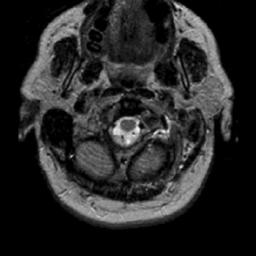
#> input picture ASS2/Code/Ass2/T22.jpg, 256 x 256 px, found by its file name; its folder holds only this picture in this run
$ python main.py
#> lines starting #> are read from the running program, lines starting #| are printed output that depends on the picture; after the words box and inside, x2 and y2 are one past the last pixel; in counts of white or black regions, pixels touching at a corner belong together
import numpy as np
import os
import cv2
import random
import matplotlib.pyplot as plt
from skimage.metrics import structural_similarity as ssim
from skimage.metrics import peak_signal_noise_ratio as psnr

def seed_setup(ran_seed=42):
    random.seed(ran_seed)
    np.random.seed(ran_seed)

def function_otsu(picture, thresholds):
    pixel_sum = picture.size
    histogram, bins = np.histogram(picture.flatten(), bins=256, range=[0, 256])

    thresholds = [0] + thresholds + [255]
    class_variance_between = 0

    for x in range(1, len(thresholds)):
        up = thresholds[x]
        low = thresholds[x-1]

        hist_area = histogram[low:up]  #slicing histogram
        pixel_area = np.sum(hist_area)
        area_weight = pixel_area / pixel_sum

        if pixel_area == 0:
            continue  #move on if there is pixels in that area
        #calculating the mean intensity for the region
        area_mean = np.sum(hist_area * np.arange(low, up)) / pixel_area
        #calculating the total mean for the image
        total_mean = np.sum(histogram * np.arange(256)) / pixel_sum

        class_variance_between += area_weight * (area_mean - total_mean) ** 2

    return class_variance_between


def function_kapur(picture, thresholds):
    pixel_sum = picture.size
    histogram, bins = np.histogram(picture.flatten(), bins=256, range=[0, 256])

    thresholds = [0] + thresholds + [255]
    final_entropy = 0

    for x in range(1, len(thresholds)):
        up = thresholds[x]
        low = thresholds[x-1]

        hist_area = histogram[low:up]
        pixel_area = np.sum(hist_area)

        if pixel_area == 0:
            continue  #skipping if no pixels in the region

        #the probalibilty distribution is calculated
        probability_distribution = hist_area / pixel_area
        probability_distribution = probability_distribution[probability_distribution > 0]  #we do this to avoid log(0)

        #the entropy is calculated
        entropy_area = -np.sum(probability_distribution * np.log(probability_distribution))
        final_entropy += entropy_area * (pixel_area / pixel_sum)

    return final_entropy

def simulated_annealing(picture, objective_function, initial_thresholds, max_iteration=1000,ran_seed=42):
    seed_setup(ran_seed)
    threshold_now = initial_thresholds.copy()
    threshold_best = threshold_now.copy()
    score_best = objective_function(picture, threshold_best)

    cool_rate = 0.99
    temp = 100.0

    for x in range(max_iteration):
        #small random tweak to the thresholds
        threshold_new = [y + random.choice([-1, 1]) for y in threshold_now]
        threshold_new = sorted([max(0, min(255, z)) for z in threshold_new])  #ensure valid thresholds

        score_new = objective_function(picture, threshold_new)

        # accept if better, or with some probability if worse
        if score_new > score_best or random.random() < np.exp((score_new - score_best) / temp):
            threshold_now = threshold_new
            score_best = score_new
            threshold_best = threshold_now.copy()


        temp *= cool_rate # decreasing the temperature

    return score_best, threshold_best


def variable_neighbourhood_search(picture, objective_function, initial_thresholds, max_iteration=1000,ran_seed=42):
    seed_setup(ran_seed)
    threshold_now = initial_thresholds.copy()
    threshold_best = threshold_now.copy()
    score_best = objective_function(picture, threshold_best)

    for x in range(max_iteration):
        if x % 2 == 0:
            threshold_new = [y + random.choice([-1, 1]) for y in threshold_now] #changing a bit locally
        else:
            threshold_new = [y + random.choice([-10, 10]) for y in threshold_now] #large change globally

        threshold_new = sorted([max(0, min(255, t)) for t in threshold_new])
        score_new = objective_function(picture, threshold_new)


        if score_new > score_best: #set new bes if the new solution we got is way better
            threshold_now = threshold_new
            score_best = score_new
            threshold_best = threshold_now.copy()

    return score_best, threshold_best


def apply_thresholds(picture, thresholds):  #this is a function that applies our thresholds to an image and segment it
    thresholds = [0] + thresholds + [255]  #add 0 and 255 as boundaries
    segmented_picture = np.zeros_like(picture)

    colors = [
        [255, 0, 0],   #R
        [0, 255, 0],   #G
        [0, 0, 255],   #B
        [255, 255, 0], #Y
        [255, 0, 255], #M
        [0, 255, 255]  #C
    ]

    for i in range(1, len(thresholds)):
        lower = thresholds[i-1]
        upper = thresholds[i]
        mask = (picture >= lower) & (picture < upper)
        segmented_picture[mask] = (lower + upper) // 2  #give a mean of threshold as segment label

    return segmented_picture

def create_histogram(picture, ax):
    standard_dev_pixel = np.std(picture)
    range_pixel = picture.max() - picture.min()

    bins = int(min(64, max(16, standard_dev_pixel)))

    ax.hist(picture.ravel(), bins=bins, range=[0, 256], color='black', density=True)
    ax.set_title('Histogram')
    ax.set_xlim([0, 256])
    ax.set_xlabel('Pixel Intensity')
    ax.set_ylabel('Frequency')


def show_segmented_images(original_picture, sa_otsu, vns_otsu, sa_kapur, vns_kapur):
    fig, axs = plt.subplots(2, 4, figsize=(16, 8))

    axs[0, 0].imshow(original_picture, cmap='gray')
    axs[0, 0].set_title("Original Image")
    axs[0, 0].axis('off')

    axs[0, 1].imshow(sa_otsu)
    axs[0, 1].set_title("SA Otsu Segmentation")
    axs[0, 1].axis('off')

    axs[0, 2].imshow(vns_otsu)
    axs[0, 2].set_title("VNS Otsu Segmentation")
    axs[0, 2].axis('off')

    axs[0, 3].imshow(sa_kapur)
    axs[0, 3].set_title("SA Kapur Segmentation")
    axs[0, 3].axis('off')

    axs[1, 1].imshow(vns_kapur)
    axs[1, 1].set_title("VNS Kapur Segmentation")
    axs[1, 1].axis('off')

    create_histogram(original_picture, axs[1, 0])

    axs[1, 2].axis('off')
    axs[1, 3].axis('off')

    plt.tight_layout()
    plt.show()

def individual_image(pic_path, final_folder='Code/output_images',ran_seed=42):
    seed_setup(ran_seed)
    picture = cv2.imread(pic_path, cv2.IMREAD_GRAYSCALE)
    initial_thresholds = [2, 3, 4, 5]

    sa_otsu_score, sa_otsu_thresholds = simulated_annealing(picture, function_otsu, initial_thresholds)
    vns_otsu_score, vns_otsu_thresholds = variable_neighbourhood_search(picture, function_otsu, initial_thresholds)

    sa_kapur_score, sa_kapur_thresholds = simulated_annealing(picture, function_kapur, initial_thresholds)
    vns_kapur_score, vns_kapur_thresholds = variable_neighbourhood_search(picture, function_kapur, initial_thresholds)

    sa_otsu_segmented = apply_thresholds(picture, sa_otsu_thresholds)
    vns_otsu_segmented = apply_thresholds(picture, vns_otsu_thresholds)
    sa_kapur_segmented = apply_thresholds(picture, sa_kapur_thresholds)
    vns_kapur_segmented = apply_thresholds(picture, vns_kapur_thresholds)

    base_name = os.path.basename(pic_path).split('.')[0]
    cv2.imwrite(os.path.join(final_folder, f"{base_name}_sa_otsu.png"), sa_otsu_segmented)
    cv2.imwrite(os.path.join(final_folder, f"{base_name}_vns_otsu.png"), vns_otsu_segmented)
    cv2.imwrite(os.path.join(final_folder, f"{base_name}_sa_kapur.png"), sa_kapur_segmented)
    cv2.imwrite(os.path.join(final_folder, f"{base_name}_vns_kapur.png"), vns_kapur_segmented)

    ssim_sa_otsu = ssim(picture, sa_otsu_segmented, data_range=picture.max() - picture.min())
    psnr_sa_otsu = psnr(picture, sa_otsu_segmented, data_range=picture.max() - picture.min())

    ssim_vns_otsu = ssim(picture, vns_otsu_segmented, data_range=picture.max() - picture.min())
    psnr_vns_otsu = psnr(picture, vns_otsu_segmented, data_range=picture.max() - picture.min())


    show_segmented_images(picture, sa_otsu_segmented, vns_otsu_segmented, sa_kapur_segmented, vns_kapur_segmented)

    return {
        'sa_otsu': (sa_otsu_thresholds, ssim_sa_otsu, psnr_sa_otsu),
        'vns_otsu': (vns_otsu_thresholds, ssim_vns_otsu, psnr_vns_otsu),
        'sa_kapur': (sa_kapur_thresholds,),
        'vns_kapur': (vns_kapur_thresholds,),
    }


def go_all_folder(pics_folder, final_folder='Code/output_images',ran_seed=42):
    os.makedirs(final_folder, exist_ok=True)
    seed_setup(ran_seed)
    results = {}

    for picture_name in os.listdir(pics_folder):
        if picture_name.endswith((".png", ".jpg", ".jpeg")):
            pic_path = os.path.join(pics_folder, picture_name)
            results[picture_name] = individual_image(pic_path)
#> in individual_image, picture is the input picture: shape (256, 256); min 0, max 249, mean 39.3
#> in function_otsu, `histogram, bins = np.histogram(picture.flatten(), bins=256, range=[0, ..`: histogram = 256 values, max 25600 at index 0, min 0 at index 217, mean 256; bins = 257 values from 0 to 256
#> the loop in function_otsu, `for x in range(1, len(thresholds)):` made 5 passes
#> (hist_area, pixel_area, area_weight, area_mean, class_variance_between) on passes 1 to 4: ([25600, 1070], 26670, 0.407, 0.0401, 626.1), ([910], 910, 0.0139, 2, 645.4), ([618], 618, 0.00943, 3, 657.8), ([458], 458, 0.00699, 4, 666.5)
#> (pixel_area, area_weight, area_mean, class_variance_between) on pass 5: (36880, 0.563, 69.59, 1184.1)
#> after the loop in function_otsu, `for x in range(1, len(thresholds)):`: class_variance_between = 1184.1
#> the loop in simulated_annealing, `for x in range(max_iteration):` made 1000 passes
#> (score_new, score_best) on passes 1, 2, 3, 4, 5, 7, 8, 9, 10, 12, 13, 14: (1184.1, 1184.1), (1154.4, 1154.4), (1114.3, 1114.3), (1114.3, 1114.3), (1154.4, 1154.4), (1184.1, 1184.1), (1211.9, 1211.9), (1234.9, 1234.9), (1211.9, 1211.9), (1234.9, 1234.9), (1256.2, 1256.2), (1234.9, 1234.9)
#> score_new on passes 6, 11, 26, 31, 37, 39: 1114.3, 1184.1, 1256.2, 1211.9, 1184.1, 1211.7
#> after the loop in simulated_annealing, `for x in range(max_iteration):`: score_best = 2290.9; temp = 0.00432; threshold_best = [18, 50, 85, 125]
#> in individual_image, `sa_otsu_score, sa_otsu_thresholds = simulated_annealing(picture, funct..`: sa_otsu_score = 2290.9; sa_otsu_thresholds = [18, 50, 85, 125]
#> in variable_neighbourhood_search, `score_best = objective_function(picture, threshold_best)`: score_best = 1184.1
#> the loop in variable_neighbourhood_search, `for x in range(max_iteration):` made 1000 passes
#> (score_new, score_best) on passes 1, 5, 6, 7, 8, 13, 14, 16, 17, 20, 22, 23: (1184.1, 1184.1), (1211.9, 1211.9), (1409.5, 1409.5), (1432.5, 1432.5), (1567.2, 1567.2), (1587.3, 1587.3), (1769.2, 1769.2), (1816.9, 1816.9), (1892.4, 1892.4), (2014.1, 2014.1), (2084.9, 2084.9), (2094.2, 2094.2)
#> score_best on passes 61, 63, 67, 71, 90, 91: 2240.8, 2241.3, 2244.1, 2245.3, 2247.3, 2262.7
#> after the loop in variable_neighbourhood_search, `for x in range(max_iteration):`: score_best = 2290.9; threshold_best = [17, 49, 85, 125]
#> in individual_image, `vns_otsu_score, vns_otsu_thresholds = variable_neighbourhood_search(pi..`: vns_otsu_score = 2290.9; vns_otsu_thresholds = [17, 49, 85, 125]
#> in function_kapur, `histogram, bins = np.histogram(picture.flatten(), bins=256, range=[0, ..`: bins = 257 values from 0 to 256
#> the loop in function_kapur, `for x in range(1, len(thresholds)):` made 5 passes
#> (hist_area, pixel_area, probability_distribution, entropy_area, final_entropy) on passes 1 to 4: ([25600, 1070], 26670, [0.96, 0.0401], 0.168, 0.0685), ([910], 910, [1], 0, 0.0685), ([618], 618, [1], 0, 0.0685), ([458], 458, [1], 0, 0.0685)
#> (pixel_area, entropy_area, final_entropy) on pass 5: (36880, 5.06, 2.91)
#> after the loop in function_kapur, `for x in range(1, len(thresholds)):`: final_entropy = 2.91
#> the loop in simulated_annealing (call 2), `for x in range(max_iteration):` made 1000 passes
#> (score_new, score_best) on passes 1 to 12: (2.86, 2.86), (2.89, 2.89), (3.01, 3.01), (3.01, 3.01), (2.88, 2.88), (3.01, 3.01), (2.88, 2.88), (2.9, 2.9), (2.89, 2.89), (2.96, 2.96), (2.91, 2.91), (2.82, 2.82)
#> score_new on pass 80: 2.79
#> the loop in apply_thresholds, `for i in range(1, len(thresholds)):` made 5 passes
#> pass 1, in apply_thresholds, `mask = (picture >= lower) & (picture < upper)`:
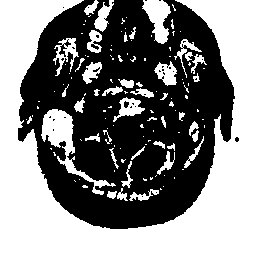
#> mask: shape (256, 256) bool; 50.6% white; 30 black regions (28 under 20 px), largest, box (x1, y1, x2, y2) and area: (18, 0, 235, 229) 32237, (124, 101, 129, 108) 26
#> after the loop in apply_thresholds, `for i in range(1, len(thresholds)):`:
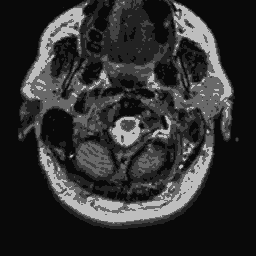
#> segmented_picture: shape (256, 256); min 9, max 190, mean 47.5
#> the loop in apply_thresholds (call 2), `for i in range(1, len(thresholds)):` made 5 passes
#> pass 1, in apply_thresholds (call 2), `mask = (picture >= lower) & (picture < upper)`:
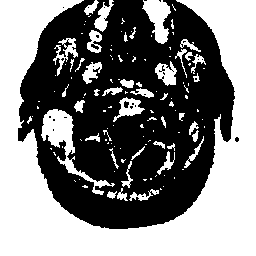
#> mask: shape (256, 256) bool; 50% white; 28 black regions (26 under 20 px), largest, box (x1, y1, x2, y2) and area: (18, 0, 235, 229) 32614, (124, 101, 129, 108) 27
#> the loop in apply_thresholds (call 3), `for i in range(1, len(thresholds)):` made 5 passes
#> pass 1, in apply_thresholds (call 3), `mask = (picture >= lower) & (picture < upper)`:
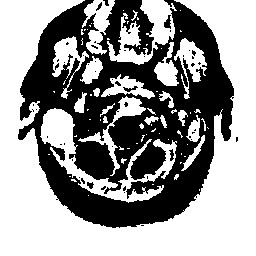
#> mask: shape (256, 256) bool; 59.1% white; 50 black regions (43 under 20 px), largest, box (x1, y1, x2, y2) and area: (18, 0, 234, 228) 26357, (164, 15, 171, 29) 60, (123, 86, 138, 92) 40
#> pass 3, in apply_thresholds (call 3), `mask = (picture >= lower) & (picture < upper)`:
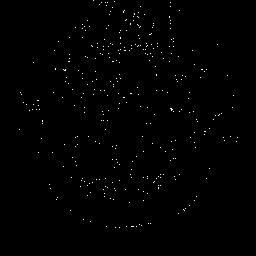
#> mask: shape (256, 256) bool; 0.57% white in thin lines or dots, all inside (x1, y1, x2, y2) = (19, 0, 238, 228)
#> after the loop in apply_thresholds (call 3), `for i in range(1, len(thresholds)):`:
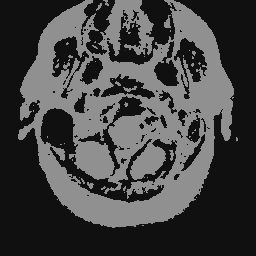
#> segmented_picture: shape (256, 256); min 16, max 144, mean 67.7
#> after the loop in apply_thresholds (call 4), `for i in range(1, len(thresholds)):`: segmented_picture: shape (256, 256); every value is 127
#> in show_segmented_images, `plt.show()`:
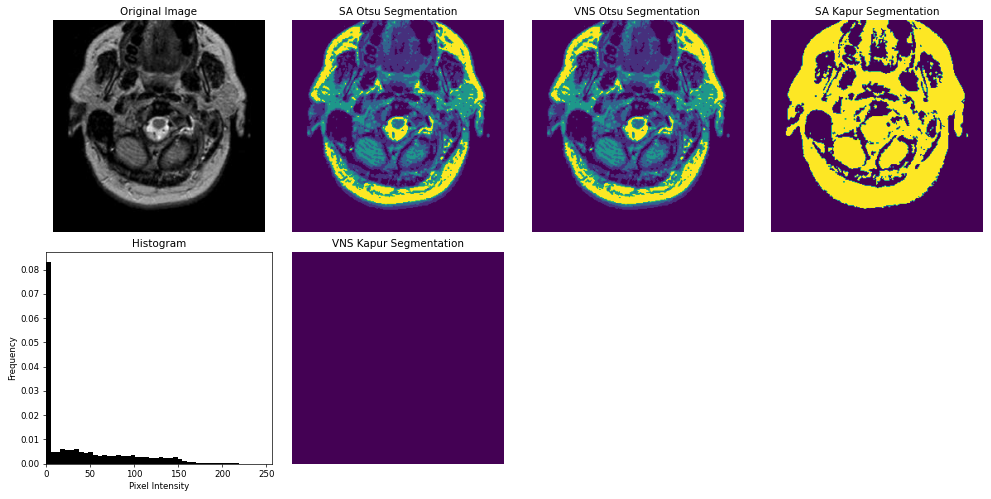
#> figure drawn by matplotlib, 6 panels; panel 5: tallest bar 0.0832 high, from x = -4.44e-16 to 5.33


    print("Image\tLevel\tOtsu (SA/VNS)\t\tKapur (SA/VNS)\t\tSSIM (SA/VNS)\t\tPSNR (SA/VNS)")
    print("-" * 100)

    for image_name, image_data in results.items():
        for level in range(2, 6):
            print(f"{image_name}\t{level}\t", end="")


            print(f"{image_data['sa_otsu'][0][level-2]:.2f}/{image_data['vns_otsu'][0][level-2]:.2f}\t\t", end="")
            print(f"{image_data['sa_kapur'][0][level-2]:.2f}/{image_data['vns_kapur'][0][level-2]:.2f}\t\t", end="")

            print(f"{image_data['sa_otsu'][1]:.4f}/{image_data['vns_otsu'][1]:.4f}\t\t", end="")
            print(f"{image_data['sa_otsu'][2]:.4f}/{image_data['vns_otsu'][2]:.4f}")

        print()
#> this loop made 1 pass
#> image_name on pass 1: 'T22.jpg'
#| T22.jpg	2	18.00/17.00		33.00/0.00		0.5587/0.5665		23.4530/23.5447
#| T22.jpg	3	50.00/49.00		33.00/0.00		0.5587/0.5665		23.4530/23.5447
#| T22.jpg	4	85.00/85.00		34.00/0.00		0.5587/0.5665		23.4530/23.5447
#| T22.jpg	5	125.00/125.00		34.00/0.00		0.5587/0.5665		23.4530/23.5447

folder_path = 'Code/Ass2'
go_all_folder(folder_path)
